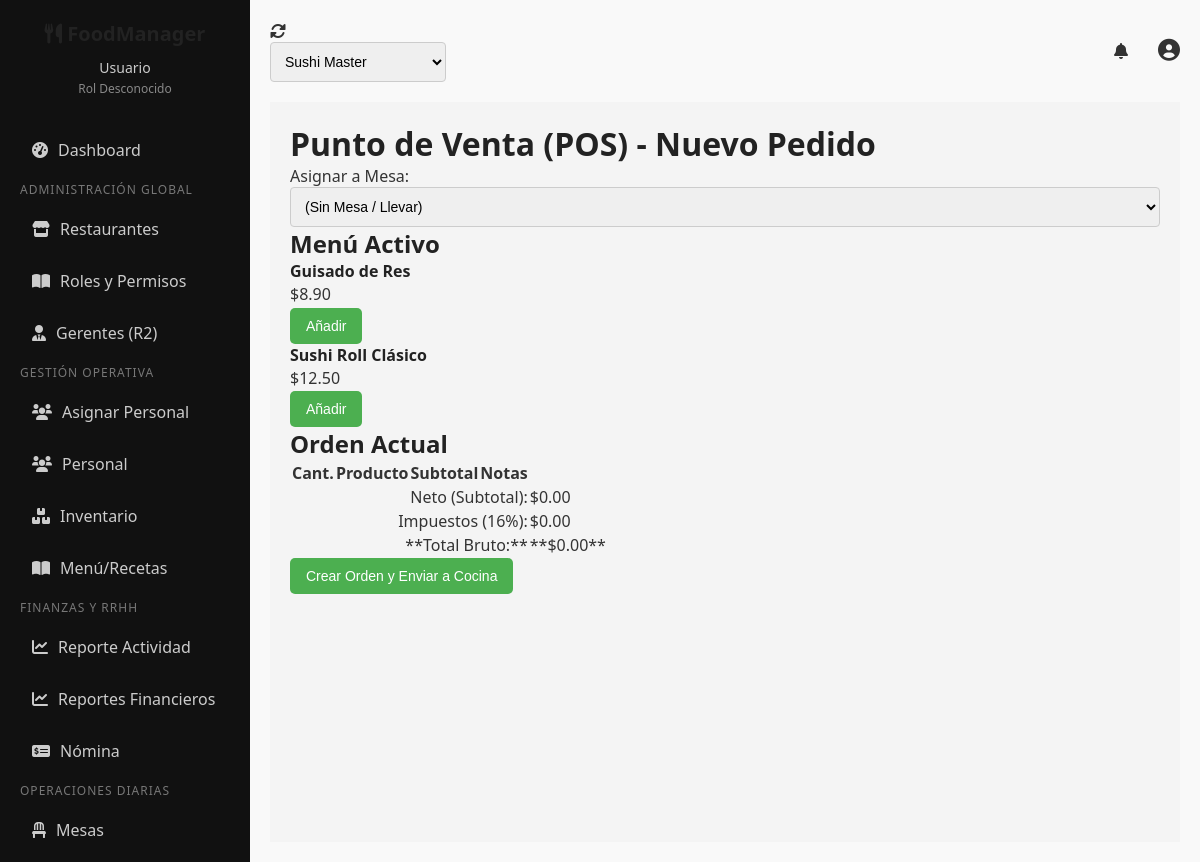
/views/pos.php (signed in), run on the app's committed database.
### tables this page shows
CREATE TABLE platos_menu (
    id INT AUTO_INCREMENT PRIMARY KEY,
    restaurante_id INT NOT NULL,
    nombre VARCHAR(100) NOT NULL,
    precio_venta DECIMAL(10, 2) NOT NULL,
    costo_produccion DECIMAL(10, 2) DEFAULT 0.00,  
    activo BOOLEAN DEFAULT TRUE,
    FOREIGN KEY (restaurante_id) REFERENCES restaurantes(id) ON DELETE CASCADE,
    UNIQUE (restaurante_id, nombre)
);

### views/pos.php (the view, shortened to what this page needs)
<?php
include '../includes/header.php';
$restaurante_id = $_SESSION['restaurante_actual_id'] ?? null;
try {
    $stmt_menu = $pdo->prepare("
        SELECT id, nombre, precio_venta, costo_produccion
        FROM platos_menu
        WHERE restaurante_id = :rid AND activo = TRUE
        ORDER BY nombre ASC
    ");
    $stmt_menu->bindParam(':rid', $restaurante_id);
    $stmt_menu->execute();
    $menu_list = $stmt_menu->fetchAll(PDO::FETCH_ASSOC);
} catch (PDOException $e) {
    $error_message = "Error al cargar datos de Menú/Mesas: " . $e->getMessage();
}
?>
<h1>Punto de Venta (POS) - Nuevo Pedido</h1>
<form action="" method="POST" id="pos-form">
    <div class="pos-header">
        <label for="mesa_id">Asignar a Mesa:</label>
        <select name="mesa_id" id="mesa_id">
            <option value="">(Sin Mesa / Llevar)</option>
        </select>
    </div>
    <div class="pos-layout">
        <div class="pos-menu">
            <h2>Menú Activo</h2>
            <div class="menu-grid">
                <?php foreach ($menu_list as $plato): ?>
                    <div class="menu-item" data-id="<?php echo $plato['id']; ?>" data-name="<?php echo htmlspecialchars($plato['nombre']); ?>" data-price="<?php echo $plato['precio_venta']; ?>">
                        <h4><?php echo htmlspecialchars($plato['nombre']); ?></h4>
                        <p>$<?php echo number_format($plato['precio_venta'], 2); ?></p>
                        <button type="button" class="btn btn-sm btn-info add-to-order-btn">Añadir</button>
                    </div>
                <?php endforeach; ?>
            </div>
        </div>
        <div class="pos-order">
            <h2>Orden Actual</h2>
            <table class="data-table" id="order-items-table">
                <thead>
                    <tr>
                        <th>Cant.</th>
                        <th>Producto</th>
                        <th>Subtotal</th>
                        <th>Notas</th>
                        <th></th>
                    </tr>
                </thead>
                <tfoot>
                    <tr>
                        <td colspan="4" style="text-align: right;">Neto (Subtotal):</td>
                        <td id="total-neto">$0.00</td>
                    </tr>
                    <tr>
                        <td colspan="4" style="text-align: right;">Impuestos (16%):</td>
                        <td id="total-impuestos">$0.00</td>
                    </tr>
                    <tr class="total-row">
                        <td colspan="4" style="text-align: right;">**Total Bruto:**</td>
                        <td id="total-bruto">**$0.00**</td>
                    </tr>
                </tfoot>
            </table>
            <button type="submit" class="btn btn-primary btn-block" id="submit-order-btn" disabled>
                Crear Orden y Enviar a Cocina
            </button>
        </div>
    </div>
</form>
<?php include '../includes/footer.php'; ?>

### style/main.css (style rules this page uses)
* { box-sizing: border-box; margin: 0; padding: 0; }
html, body { font-family: 'Segoe UI', sans-serif; background-color: #f9f9f9; color: #333; height: 100%; }
h1, h2, h3, h4 { font-weight: 600; color: #222; }
p { line-height: 1.6; }
button { border: none; padding: 10px 16px; border-radius: 5px; background-color: #4CAF50; color: #fff; font-size: 14px; cursor: pointer; transition: background 0.3s; }
input, select, textarea { border: 1px solid #ccc; padding: 10px; border-radius: 4px; font-size: 14px; width: 100%; }

### data on the page
platos_menu: nombre "Guisado de Res", precio_venta "8.90"
platos_menu: nombre "Sushi Roll Clásico", precio_venta "12.50"

### other printed values
$user_name "Usuario"
$user_rol "Rol Desconocido"
form field restaurant_id_selector "Sushi Master"
